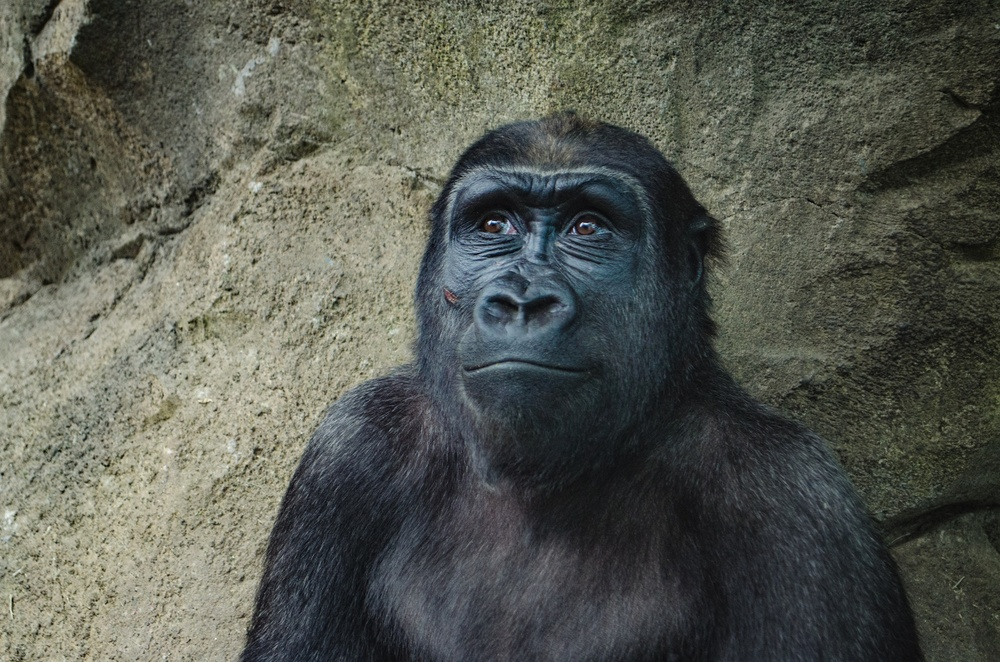
#> input picture 2 - Image Processing/gorilla.jpg, 1000 x 662 px, shrunk from 1955 x 1295 before the run
$ python histograms.py
#> lines starting #> are read from the running program, lines starting #| are printed output that depends on the picture
import cv2
import matplotlib.pyplot as plt

gorilla = cv2.imread('gorilla.jpg')  # Original BRG channelling for OpenCV
#> gorilla is the input picture: shape (662, 1000, 3); mean B, G, R 80.4, 88.9, 86
show_gorilla = cv2.cvtColor(gorilla, cv2.COLOR_BGR2RGB)  # Converted to RGB for display

rainbow = cv2.imread('rainbow.jpg')
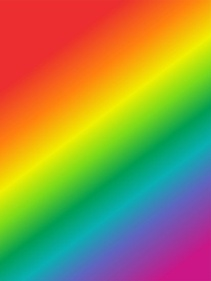
#> input picture 2 - Image Processing/rainbow.jpg, 211 x 281 px, shrunk from 413 x 550 before the run
#> rainbow is the input picture: shape (281, 211, 3); mean B, G, R 72.8, 142.3, 152.3
show_rainbow = cv2.cvtColor(rainbow, cv2.COLOR_BGR2RGB)

hist_values_gorilla = cv2.calcHist([gorilla], channels=[0], mask=None, histSize=[256],
                                 ranges=[0, 256])
#> hist_values_gorilla = 256 values, max 7068 at index 40, min 0 at index 225, mean 2585.9
hist_values_rainbow = cv2.calcHist([rainbow], channels=[0], mask=None, histSize=[256],
                                  ranges=[0, 256])
#> hist_values_rainbow = 256 values, max 5231 at index 48, min 0 at index 195, mean 231.6

print(hist_values_rainbow.shape)
#| (256, 1)
plt.plot(hist_values_rainbow)
plt.show()
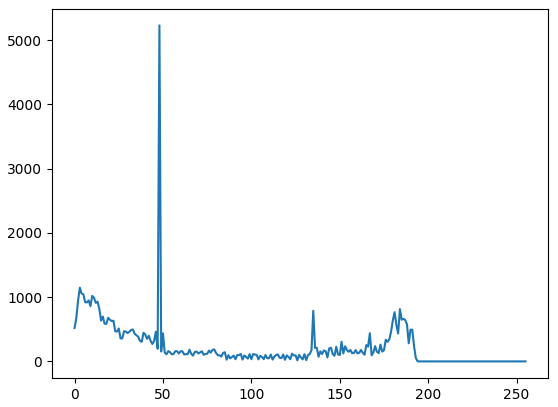
#> figure drawn by matplotlib, 1 panel; curve peaks at x = 48, y = 5231
plt.plot(hist_values_gorilla)
plt.show()
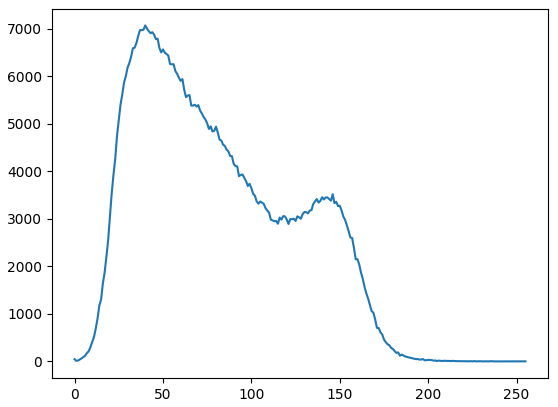
#> figure drawn by matplotlib, 1 panel; curve peaks at x = 40, y = 7068

img = gorilla
color = ('b', 'g', 'r')
for i, col in enumerate(color):
    histr = cv2.calcHist([img], [i], None, [256], [0, 256])
    plt.plot(histr, color=col)
    plt.xlim([0, 256])
plt.title('Histogram for gorilla img')
plt.show()
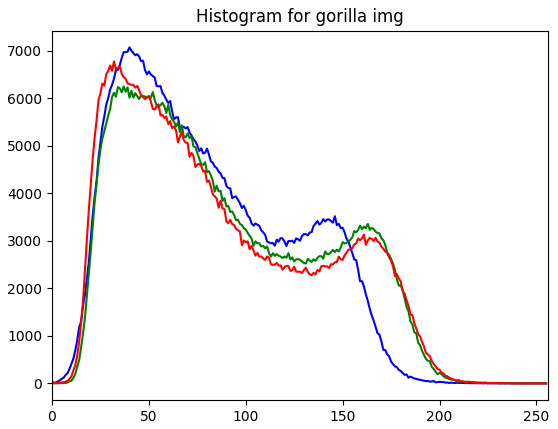
#> figure drawn by matplotlib, 1 panel; curve peaks at x = 40, y = 7068; curve peaks at x = 37, y = 6246; curve peaks at x = 32, y = 6774

img = rainbow
color = ('b', 'g', 'r')
for i, col in enumerate(color):
    histr = cv2.calcHist([img], [i], None, [256], [0, 256])
    plt.plot(histr, color=col)
    plt.xlim([0, 256])
plt.title('Histogram for rainbow img')
plt.show()
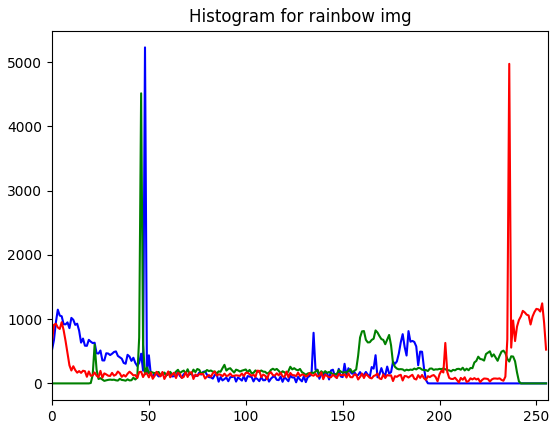
#> figure drawn by matplotlib, 1 panel; curve peaks at x = 48, y = 5231; curve peaks at x = 46, y = 4516; curve peaks at x = 236, y = 4975
